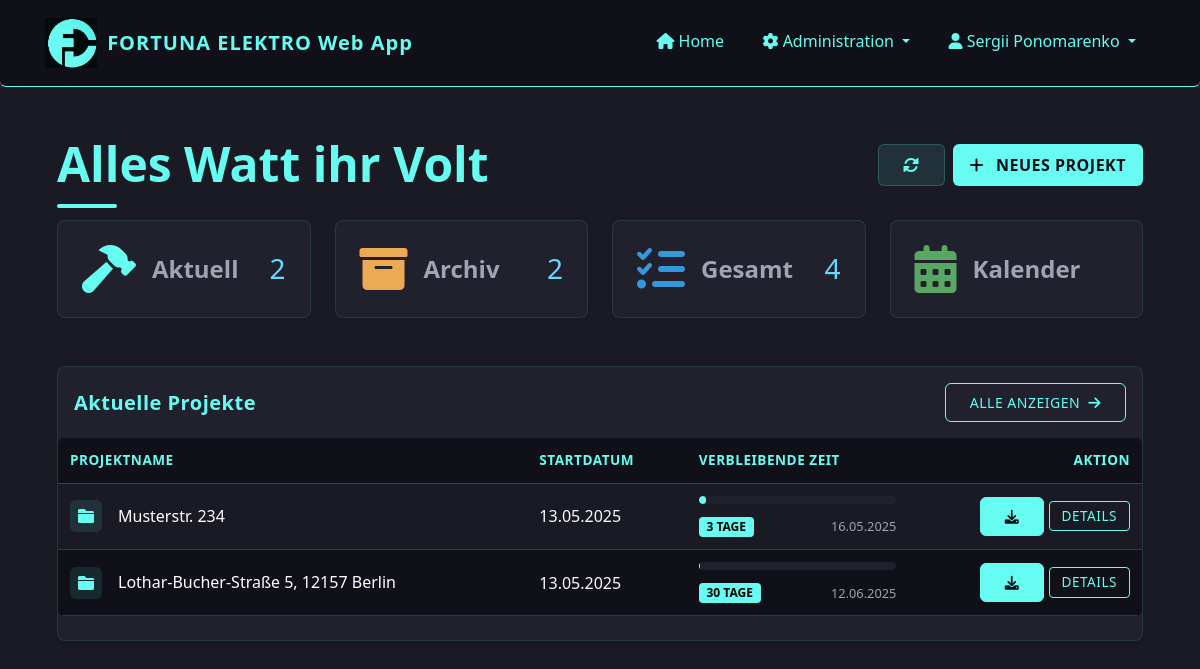
Page / (signed in) on the committed database.
### app/models/user.py (models this page shows, shortened)
class User(UserMixin, db.Model):
    id = db.Column(db.Integer, primary_key=True)
    username = db.Column(db.String(64), unique=True, nullable=False)
    password_hash = db.Column(db.String(128), nullable=False)
    password = None  # Virtual field for Flask-Admin, not stored in DB
    role = db.Column(db.String(20), nullable=False, default='installateur')  # 'admin' oder 'installateur'
    is_active = db.Column(db.Boolean, default=True)
    created_at = db.Column(db.DateTime, default=datetime.utcnow)
    projects = db.relationship('Project', backref='creator', lazy='dynamic')
    files = db.relationship('File', backref='uploader', lazy='dynamic')
    timesheets = db.relationship('Timesheet', backref='employee', lazy='dynamic')
    def is_admin(self):
        return self.role == 'admin'

### app/models/project.py (models this page shows, shortened)
class Project(db.Model):
    id = db.Column(db.Integer, primary_key=True)
    name = db.Column(db.String(128), nullable=False)  # Adresse als Projektname
    description = db.Column(db.Text)
    start_date = db.Column(db.DateTime, default=datetime.utcnow)
    end_date = db.Column(db.DateTime)
    status = db.Column(db.String(20), default='in_bearbeitung')  # 'in_bearbeitung', 'abgeschlossen', 'archiviert'
    creator_id = db.Column(db.Integer, db.ForeignKey('user.id'))
    files = db.relationship('File', backref='project', lazy='dynamic', cascade='all, delete-orphan')
    timesheets = db.relationship('Timesheet', backref='project', lazy='dynamic', cascade='all, delete-orphan')
    def is_overdue(self):
        if not self.end_date:
            return False
        return self.end_date < datetime.now()
    def days_remaining(self):
        if not self.end_date:
            return None
        today = datetime.now()
        delta = (self.end_date.date() - today.date()).days
        return delta
    def get_progress_percentage(self):
        if not self.end_date or not self.start_date:
            return 0
        now = datetime.now()
        if isinstance(self.start_date, datetime) and isinstance(self.end_date, datetime):
            total_duration = (self.end_date - self.start_date).total_seconds()
            elapsed_time = (now - self.start_date).total_seconds()
        if elapsed_time >= total_duration:
            return 100
        progress = (elapsed_time / total_duration) * 100
        return round(progress, 1)  # Auf eine Dezimalstelle runden

### app/routes/dashboard.py (the view)
@dashboard.route('/')
@login_required
def index():
    in_progress = Project.query.filter_by(status='in_bearbeitung').order_by(Project.start_date.desc()).all()
    archived = Project.query.filter_by(status='archiviert').order_by(Project.start_date.desc()).all()
    now = datetime.now()
    return render_template(
        'dashboard/index.html',
        title='Dashboard',
        in_progress=in_progress,
        archived=archived,
        now=now  # Add this line to pass the current datetime
    )

### app/templates/dashboard/index.html (shortened to what this page needs)
{% extends "base.html" %}
{% block content %}
<link rel="stylesheet" href="{{ url_for('static', filename='css/calendar.css') }}">
<link rel="stylesheet" href="{{ url_for('static', filename='css/home.css') }}">
<link rel="stylesheet" href="{{ url_for('static', filename='css/project-modal.css') }}">
<link rel="stylesheet" href="{{ url_for('static', filename='css/card_mobile.css') }}">
<link href="https://cdnjs.cloudflare.com/ajax/libs/font-awesome/6.0.0/css/all.min.css" rel="stylesheet">
<div class="container-fluid py-4">
    <div class="d-flex flex-column flex-md-row justify-content-between align-items-start align-items-md-center mb-4 gap-3">
        <div class="position-relative">
            <div class="dashboard-heading-decoration"></div>
            <h4 class="fw-bold mb-1 display-5 position-relative">Alles Watt ihr Volt</h4>
        </div>
        <div class="d-flex">
            <a href="{{ url_for('dashboard.index') }}" class="btn btn-light me-2 btn-refresh" aria-label="Aktualisieren">
                <i class="fas fa-sync-alt"></i>
            </a>
            <a href="{{ url_for('projects.new_project') }}" class="btn btn-neues-projekt">
                <i class="fas fa-plus me-1"></i> NEUES PROJEKT
            </a>
        </div>
    </div>
<div class="row g-4 mb-5">
    <div class="col-12 col-sm-6 col-lg-3">
        <div class="card h-100 border-0 shadow-hover stat-card custom-stat-card" data-bs-toggle="modal" data-bs-target="#projectsModal" data-tab-target="in-progress-tab">
            <div class="card-body p-4">
                <div class="d-flex align-items-center justify-content-between">
                    <div class="d-flex align-items-center gap-3">
                        <i class="fas fa-hammer fa-3x text-primary"></i>
                        <span class="text-muted fw-bold fs-4">Aktuell</span>
                    </div>
                    <h3 class="mb-0">{{ in_progress|length }}</h3>
                </div>
            </div>
        </div>
    </div>
    <div class="col-12 col-sm-6 col-lg-3">
        <div class="card h-100 border-0 shadow-hover stat-card custom-stat-card" data-bs-toggle="modal" data-bs-target="#projectsModal" data-tab-target="archived-tab">
            <div class="card-body p-4">
                <div class="d-flex align-items-center justify-content-between">
                    <div class="d-flex align-items-center gap-3">
                        <i class="fas fa-archive fa-3x text-warning"></i>
                        <span class="text-muted fw-bold fs-4">Archiv</span>
                    </div>
                    <h3 class="mb-0">{{ archived|length }}</h3>
                </div>
            </div>
        </div>
    </div>
    <div class="col-12 col-sm-6 col-lg-3">
        <div class="card h-100 border-0 shadow-hover stat-card custom-stat-card" data-bs-toggle="modal" data-bs-target="#projectsModal" data-tab-target="all-tab">
            <div class="card-body p-4">
                <div class="d-flex align-items-center justify-content-between">
                    <div class="d-flex align-items-center gap-3">
                        <i class="fas fa-tasks fa-3x text-info"></i>
                        <span class="text-muted fw-bold fs-4">Gesamt</span>
                    </div>
                    <h3 class="mb-0">{{ (in_progress|length) + (completed|length) + (archived|length) }}</h3>
                </div>
            </div>
        </div>
    </div>
    <div class="col-12 col-sm-6 col-lg-3">
        <div class="card h-100 border-0 shadow-hover stat-card custom-stat-card" data-bs-toggle="modal" data-bs-target="#projectsModal" data-tab-target="calendar-tab">
            <div class="card-body p-4">
                <div class="d-flex align-items-center justify-content-between">
                    <div class="d-flex align-items-center gap-3">
                        <i class="fas fa-calendar-alt fa-3x text-success"></i>
                        <span class="text-muted fw-bold fs-4">Kalender</span>
                    </div>
                </div>
            </div>
        </div>
    </div>
</div>
<div class="row mb-4">
    <div class="col-12">
        <div class="card border-0 shadow-hover aktuelle-projekte">
            <div class="card-header border-0 py-3">
                <div class="d-flex justify-content-between align-items-center w-100">
                    <h5 class="mb-0">Aktuelle Projekte</h5>
                    <button class="btn btn-sm btn-outline-primary" data-bs-toggle="modal" data-bs-target="#projectsModal">
                        Alle anzeigen <i class="fas fa-arrow-right ms-1"></i>
                    </button>
                </div>
            </div>
            <div class="card-body p-0">
                {% if in_progress %}
                <div class="table-responsive">
                    <table class="table table-hover align-middle mb-0">
                        <thead>
                            <tr>
                                <th>Projektname</th>
                                <th class="d-none d-md-table-cell">Startdatum</th>
                                <th class="d-none d-lg-table-cell">Verbleibende Zeit</th>
                                <th class="text-end">Aktion</th>
                            </tr>
                        </thead>
                        <tbody>
                            {% for project in in_progress[:5] %}
                                <tr>
                                    <td>
                                        <div class="d-flex align-items-center">
                                            <div class="project-icon me-3">
                                                <i class="fas fa-folder" style="color: var(--accent);"></i>
                                            </div>
                                            <div>
                                                <h6 class="mb-0" style="color: white;">{{ project.name }}</h6>
                                            </div>
                                        </div>
                                    </td>
                                    <td class="d-none d-md-table-cell text-light">{{ project.start_date.strftime('%d.%m.%Y') }}</td>
                                    <td class="d-none d-lg-table-cell">
                                        {% if project.end_date %}
                                            <div class="progress-container">
                                                <div class="progress-wrapper">
                                                    <div class="progress" style="height: 8px; background-color: var(--primary-light);">
                                                        <div class="progress-bar" role="progressbar"
                                                            style="width: {{ project.get_progress_percentage() }}%; background-color: var(--accent);"
                                                            aria-valuenow="{{ project.get_progress_percentage() }}" aria-valuemin="0" aria-valuemax="100">
                                                        </div>
                                                    </div>
                                                    <div class="date-time-container">
                                                        <span class="badge bg-info countdown-badge" style="color: #000 !important; font-weight: bold;">
                                                            {% if project.is_overdue() %}
                                                                Überfällig
                                                            {% elif project.days_remaining() == 0 %}
                                                                Heute fällig
                                                            {% elif project.days_remaining() == 1 %}
                                                                1 Tag
                                                            {% else %}
                                                                {{ project.days_remaining() }} Tage
                                                            {% endif %}
                                                        </span>
                                                        <span class="end-date date-text text-muted">{{ project.end_date.strftime('%d.%m.%Y') }}</span>
                                                    </div>
                                                </div>
                                            </div>
                                        {% else %}
                                            <div class="d-flex align-items-center">
                                                <span class="badge bg-secondary">Kein Enddatum</span>
                                            </div>
                                        {% endif %}
                                    </td>
                                    <td class="text-end">
                                        <a href="{{ url_for('files.download_project', project_id=project.id) }}" class="btn btn-sm btn-primary">
                                            <i class="fas fa-download"></i>
                                        </a>
                                        <a href="{{ url_for('projects.view_project', project_id=project.id) }}" class="btn btn-sm btn-outline-primary details">
                                            Details
                                        </a>
                                    </td>
                                </tr>
                            {% endfor %}
                        </tbody>
                    </table>
                </div>
                {% endif %}
            </div>
        </div>
    </div>
</div>
                        {% set all_projects = in_progress + archived %}
{% endblock %}

### app/templates/base.html (shortened to what this page needs)
<!DOCTYPE html>
<html lang="de">
<head>
    <link href="https://cdn.jsdelivr.net/npm/bootstrap@5.3.0/dist/css/bootstrap.min.css" rel="stylesheet">
    <link rel="stylesheet" href="https://cdn.jsdelivr.net/npm/bootstrap-icons@1.11.1/font/bootstrap-icons.css">
    <link rel="stylesheet" href="https://cdnjs.cloudflare.com/ajax/libs/font-awesome/6.0.0/css/all.min.css">
    <link rel="stylesheet" href="{{ url_for('static', filename='css/responsive.css') }}">
</head>
<body>
    <nav class="navbar navbar-expand-lg navbar-dark mb-4">
        <div class="container">
            <a class="navbar-brand d-flex align-items-center" href="{{ url_for('dashboard.index') }}">
                <img src="{{ url_for('static', filename='img/logo1.jpg') }}" alt="Fortuna Elektro Logo">
                <span>FORTUNA ELEKTRO Web App</span>
            </a>
            <div class="collapse navbar-collapse" id="navbarNav">
                <ul class="navbar-nav ms-auto">
                    {% if current_user.is_authenticated %}
                        <li class="nav-item">
                            <a class="nav-link" href="{{ url_for('dashboard.index') }}">
                                <i class="fas fa-home"></i> Home
                            </a>
                        </li>
                        {% if current_user.is_authenticated and current_user.is_admin() %}
                            <li class="nav-item dropdown">
                                <a class="nav-link dropdown-toggle" href="#" role="button" data-bs-toggle="dropdown">
                                    <i class="fas fa-cog"></i> Administration
                                </a>
                            </li>
                        {% endif %}
                        <li class="nav-item dropdown">
                            <a class="nav-link dropdown-toggle" href="#" role="button" data-bs-toggle="dropdown">
                                <i class="fas fa-user"></i> {{ current_user.username }}
                            </a>
                        </li>
                    {% else %}
                        <li class="nav-item">
                            <a class="nav-link" href="{{ url_for('auth.login') }}">
                                <i class="fas fa-sign-in-alt"></i> Anmelden
                            </a>
                        </li>
                    {% endif %}
                </ul>
            </div>
        </div>
    </nav>
    <div class="container content-container">
        {% block content %}{% endblock %}
    </div>
</body>
</html>

### rows in the picture
User: username "Sergii Ponomarenko"
Project: name "Musterstr. 234", start_date "13.05.2025", days_remaining "3", end_date "16.05.2025"
Project: name "Lothar-Bucher-Straße 5, 12157 Berlin", start_date "13.05.2025", days_remaining "30", end_date "12.06.2025"

### other values in the picture
{{ in_progress|length }} "2"
{{ archived|length }} "2"
{{ (in_progress|length) + (completed|length) + (archived|length) }} "4"
